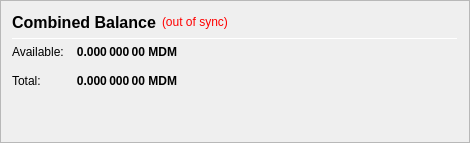
                   <widget class="QFrame" name="frame_CombinedBalances">
                    <property name="minimumSize">
                     <size>
                      <width>470</width>
                      <height>0</height>
                     </size>
                    </property>
                    <property name="frameShape">
                     <enum>QFrame::StyledPanel</enum>
                    </property>
                    <property name="frameShadow">
                     <enum>QFrame::Raised</enum>
                    </property>
                    <layout class="QVBoxLayout" name="verticalLayout_5">
                     <item>
                      <layout class="QHBoxLayout" name="horizontalLayout_5" stretch="0,0,0">
                       <item>
                        <widget class="QLabel" name="label_5z">
                         <property name="minimumSize">
                          <size>
                           <width>0</width>
                           <height>20</height>
                          </size>
                         </property>
                         <property name="font">
                          <font>
                           <pointsize>12</pointsize>
                           <weight>75</weight>
                           <bold>true</bold>
                          </font>
                         </property>
                         <property name="toolTip">
                          <string>Combined Balance (including unconfirmed and immature coins)</string>
                         </property>
                         <property name="text">
                          <string>Combined Balance</string>
                         </property>
                        </widget>
                       </item>
                       <item>
                        <widget class="QLabel" name="labelWalletStatus">
                         <property name="cursor">
                          <cursorShape>WhatsThisCursor</cursorShape>
                         </property>
                         <property name="toolTip">
                          <string>The displayed information may be out of date. Your wallet automatically synchronizes with the Mxdum network after a connection is established, but this process has not completed yet.</string>
                         </property>
                         <property name="styleSheet">
                          <string notr="true">QLabel { color: red; }</string>
                         </property>
                         <property name="text">
                          <string notr="true">(out of sync)</string>
                         </property>
                         <property name="alignment">
                          <set>Qt::AlignLeading|Qt::AlignLeft|Qt::AlignVCenter</set>
                         </property>
                        </widget>
                       </item>
                       <item>
                        <spacer name="horizontalSpacer_1">
                         <property name="orientation">
                          <enum>Qt::Horizontal</enum>
                         </property>
                         <property name="sizeHint" stdset="0">
                          <size>
                           <width>40</width>
                           <height>20</height>
                          </size>
                         </property>
                        </spacer>
                       </item>
                      </layout>
                     </item>
                     <item>
                      <widget class="Line" name="line_CombinedBalance">
                       <property name="minimumSize">
                        <size>
                         <width>0</width>
                         <height>1</height>
                        </size>
                       </property>
                       <property name="maximumSize">
                        <size>
                         <width>16777215</width>
                         <height>1</height>
                        </size>
                       </property>
                       <property name="orientation">
                        <enum>Qt::Horizontal</enum>
                       </property>
                      </widget>
                     </item>
                     <item>
                      <layout class="QGridLayout" name="gridLayout_3">
                       <property name="spacing">
                        <number>12</number>
                       </property>
                       <item row="1" column="0">
                        <widget class="QLabel" name="labelBalanceTextz">
                         <property name="text">
                          <string>Available:</string>
                         </property>
                        </widget>
                       </item>
                       <item row="1" column="1">
                        <widget class="QLabel" name="labelBalancez">
                         <property name="font">
                          <font>
                           <weight>75</weight>
                           <bold>true</bold>
                          </font>
                         </property>
                         <property name="cursor">
                          <cursorShape>IBeamCursor</cursorShape>
                         </property>
                         <property name="toolTip">
                          <string>Your current spendable balance</string>
                         </property>
                         <property name="text">
                          <string notr="true">0.000 000 00 MDM</string>
                         </property>
                         <property name="alignment">
                          <set>Qt::AlignRight|Qt::AlignTrailing|Qt::AlignVCenter</set>
                         </property>
                         <property name="textInteractionFlags">
                          <set>Qt::LinksAccessibleByMouse|Qt::TextSelectableByKeyboard|Qt::TextSelectableByMouse</set>
                         </property>
                        </widget>
                       </item>
                       <item row="2" column="0">
                        <widget class="QLabel" name="labelTotalTextz">
                         <property name="text">
                          <string>Total:</string>
                         </property>
                        </widget>
                       </item>
                       <item row="2" column="1">
                        <widget class="QLabel" name="labelTotalz">
                         <property name="font">
                          <font>
                           <weight>75</weight>
                           <bold>true</bold>
                          </font>
                         </property>
                         <property name="cursor">
                          <cursorShape>IBeamCursor</cursorShape>
                         </property>
                         <property name="toolTip">
                          <string>Total Balance, including all unavailable coins.</string>
                         </property>
                         <property name="text">
                          <string notr="true">0.000 000 00 MDM</string>
                         </property>
                         <property name="alignment">
                          <set>Qt::AlignRight|Qt::AlignTrailing|Qt::AlignVCenter</set>
                         </property>
                         <property name="textInteractionFlags">
                          <set>Qt::LinksAccessibleByMouse|Qt::TextSelectableByKeyboard|Qt::TextSelectableByMouse</set>
                         </property>
                        </widget>
                       </item>
                       <item row="2" column="3">
                        <spacer name="horizontalSpacer_2">
                         <property name="orientation">
                          <enum>Qt::Horizontal</enum>
                         </property>
                         <property name="sizeHint" stdset="0">
                          <size>
                           <width>40</width>
                           <height>20</height>
                          </size>
                         </property>
                        </spacer>
                       </item>
                      </layout>
                     </item>
                     <item>
                      <spacer name="verticalSpacer_1">
                       <property name="orientation">
                        <enum>Qt::Vertical</enum>
                       </property>
                       <property name="sizeHint" stdset="0">
                        <size>
                         <width>20</width>
                         <height>40</height>
                        </size>
                       </property>
                      </spacer>
                     </item>
                    </layout>
                   </widget>
